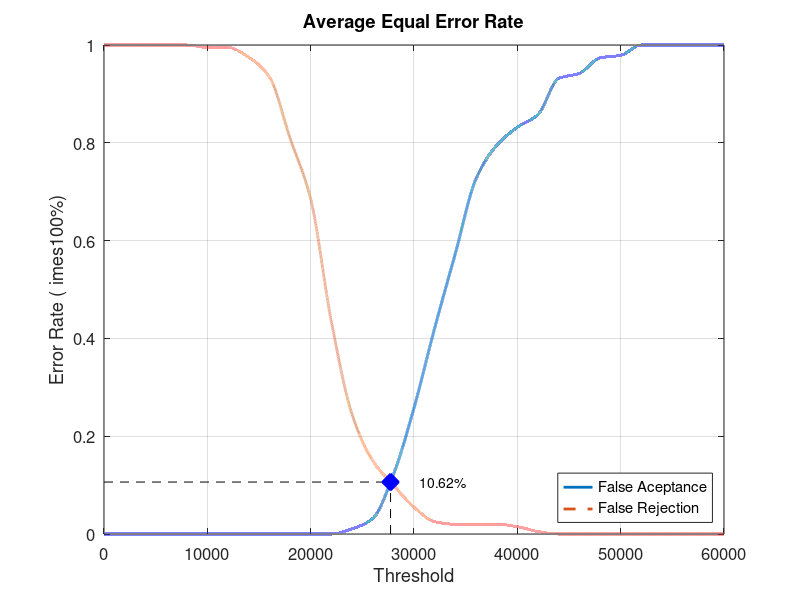
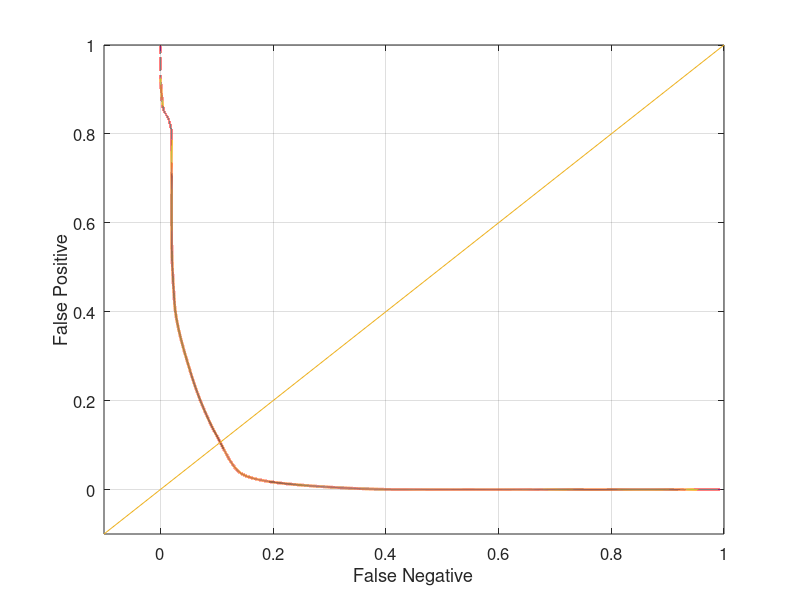

These figures' MATLAB source, in order:
close all;
clear;
clc;
x = 0:2000:60000;
xq = 0:0.5:60000;

y0 = [0 0 0 0 0 0 0 0 0 0 0 0 0.0105263 0.0315789 0.121053 0.257895 0.421053 0.573684 0.726316 0.794737 0.831579 0.857895 0.931579 0.942105 0.973684 0.978947 1 1 1 1 1]
yy0 = interp1(x, y0, xq, 'pchip');
y1 = [1 1 1 1 1 0.995 0.995 0.975 0.935 0.81 0.685 0.435 0.245 0.15 0.1 0.055 0.025 0.02 0.02 0.02 0.015 0.005 0 0 0 0 0 0 0 0 0]
yy1 = interp1(x, y1, xq, 'pchip');

% Calculating EER: 
y2 = abs(y0 - y1);
find(y2 == min(y2))
yy2 = abs(yy0 - yy1);
xEER = find(yy2 == min(yy2));
xEERIndex = xq(xEER) % X-axis EER
yEER = yy0(xEER) % Y-axis EER

main = figure
plot(xq, yy0,'-','LineWidth', 2);	hold on
plot(xq, yy1,'--','LineWidth', 2);	hold on
plot([xEERIndex xEERIndex], [0 yEER], 'k--');	hold on
plot([0 xEERIndex], [yEER yEER], 'k--');	hold on
plot(xEERIndex, yEER, 'bx', 'LineWidth', 10);	hold on
text(xEERIndex + 10 * xEERIndex / 100, yEER, [num2str(round((10000 * yEER)) / 100) '%'])
legend('False Aceptance', 'False Rejection', 'Location', 'SouthEast')
xlabel('Threshold')
ylabel('Error Rate (	imes100%)')
title('Average Equal Error Rate')
set(gca, 'FontSize', 12)
axis([0 60000 0 1])
grid on

print(main, 'Database5_4Main', '-dpng');
FNRxFPR = figure('Color', [1 1 1]);
plot(yy1, yy0, '-', yy1, yy0, 'LineWidth', 2);
hold on
y = -0.1:0.1:1
plot(y, y); 
set(gca, 'FontSize', 12)
xlabel('False Negative')
ylabel('False Positive')
axis([-0.1 1 -0.1 1])
set(gca, 'FontSize', 12)
grid on

print(FNRxFPR, 'Database5_4FNRxFPR','-dpng');
